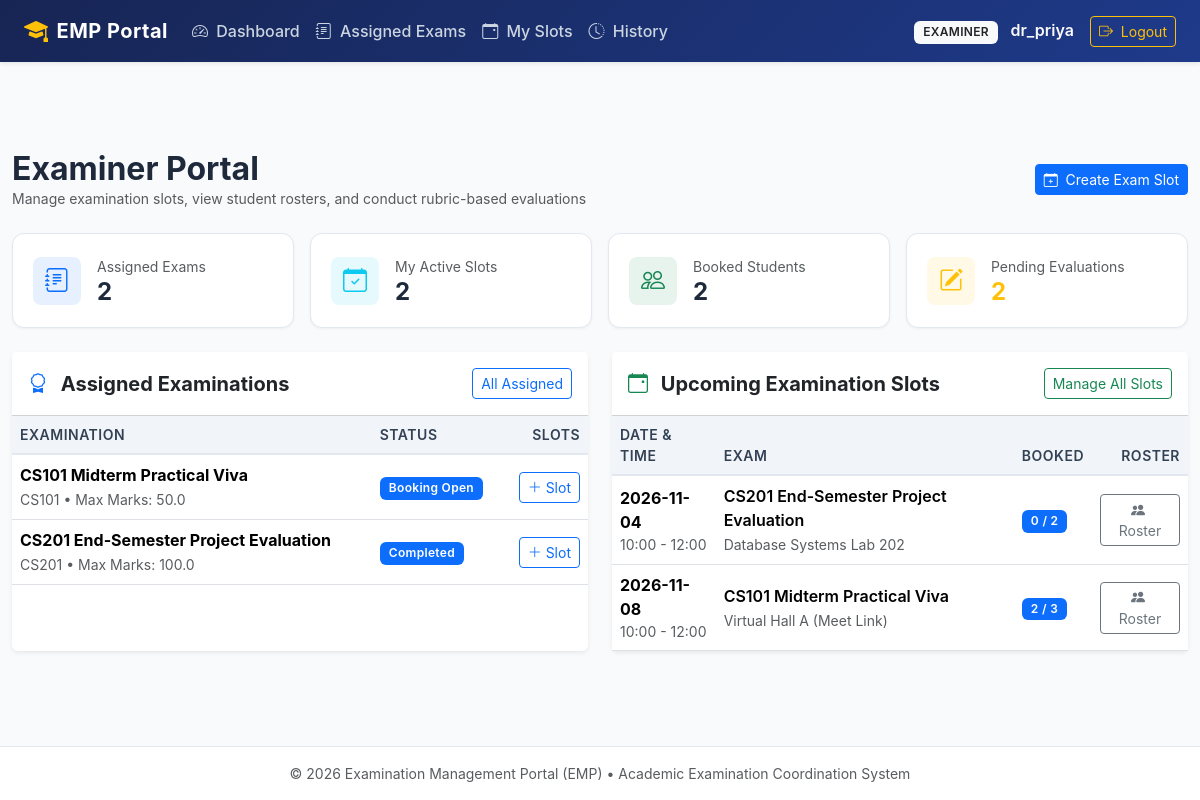
/examiner/dashboard (signed in), run on an earlier commit of the app's database.
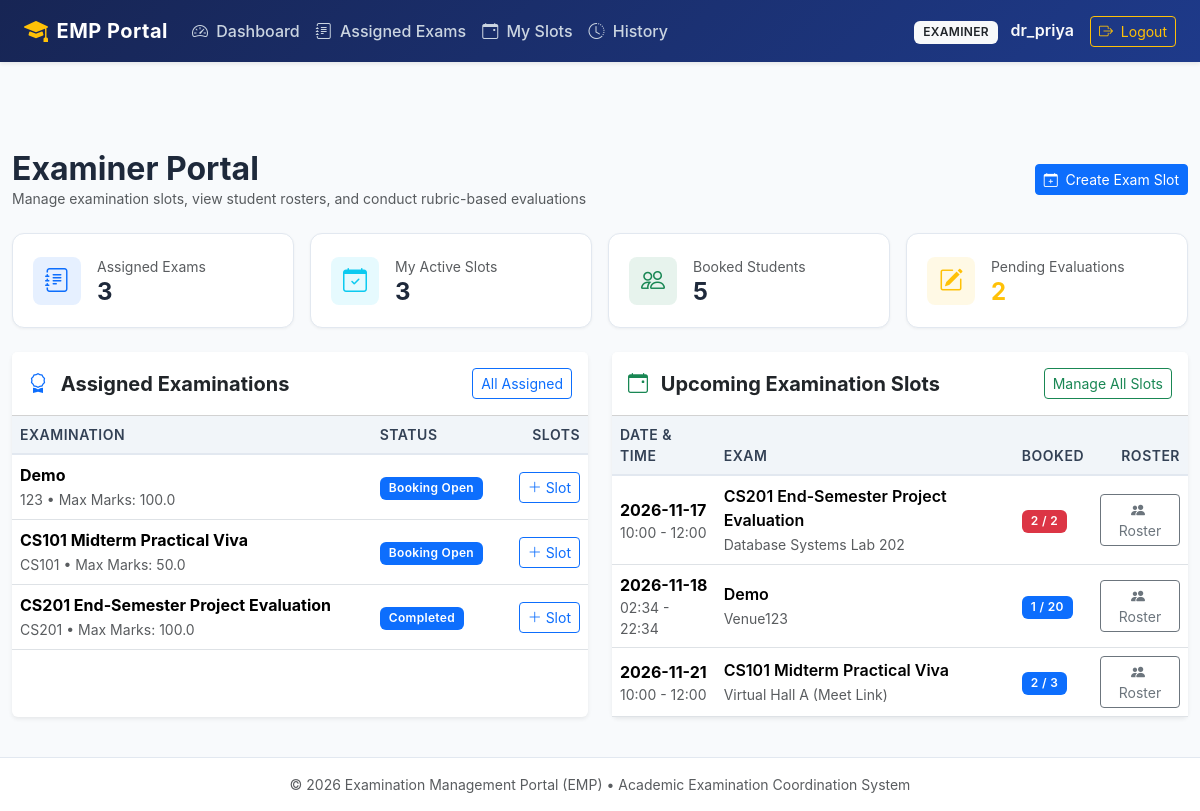
And on a later commit of the database.
### tables this page shows
CREATE TABLE examinations (
    id INTEGER PRIMARY KEY AUTOINCREMENT,
    course_id INTEGER NOT NULL,
    title VARCHAR(150) NOT NULL,
    exam_type VARCHAR(50) NOT NULL,
    duration_minutes INTEGER NOT NULL,
    max_marks REAL NOT NULL,
    slot_creation_start TIMESTAMP NOT NULL,
    slot_creation_end TIMESTAMP NOT NULL,
    booking_start TIMESTAMP NOT NULL,
    booking_end TIMESTAMP NOT NULL,
    status VARCHAR(20) NOT NULL DEFAULT 'draft' CHECK(status IN ('draft', 'slot_creation', 'booking_open', 'closed', 'completed')),
    created_at TIMESTAMP NOT NULL DEFAULT CURRENT_TIMESTAMP,
    FOREIGN KEY (course_id) REFERENCES courses(id) ON DELETE RESTRICT
);

CREATE TABLE courses (
    id INTEGER PRIMARY KEY AUTOINCREMENT,
    code VARCHAR(20) UNIQUE NOT NULL,
    name VARCHAR(150) NOT NULL,
    description TEXT,
    is_active INTEGER NOT NULL DEFAULT 1,
    created_at TIMESTAMP NOT NULL DEFAULT CURRENT_TIMESTAMP
);

CREATE TABLE examination_slots (
    id INTEGER PRIMARY KEY AUTOINCREMENT,
    examination_id INTEGER NOT NULL,
    examiner_id INTEGER NOT NULL,
    slot_date DATE NOT NULL,
    start_time TIME NOT NULL,
    end_time TIME NOT NULL,
    venue_or_link VARCHAR(150) NOT NULL,
    capacity INTEGER NOT NULL CHECK(capacity > 0),
    booked_count INTEGER NOT NULL DEFAULT 0 CHECK(booked_count >= 0),
    status VARCHAR(20) NOT NULL DEFAULT 'available' CHECK(status IN ('available', 'full', 'cancelled')),
    created_at TIMESTAMP NOT NULL DEFAULT CURRENT_TIMESTAMP,
    FOREIGN KEY (examination_id) REFERENCES examinations(id) ON DELETE RESTRICT,
    FOREIGN KEY (examiner_id) REFERENCES users(id) ON DELETE RESTRICT
);

### app/routes/examiner.py (the view)
@examiner_bp.route('/dashboard')
def dashboard():
    examiner_id = session['user_id']
    db = get_db()
    assigned_exams = get_examiner_assigned_exams(examiner_id)
    my_slots = get_slots(examiner_id=examiner_id)
    total_slots = len(my_slots)
    total_booked_students = sum(s['booked_count'] for s in my_slots)
    pending_evals = db.execute(
        """
        SELECT COUNT(b.id)
        FROM bookings b
        JOIN examination_slots s ON b.slot_id = s.id
        LEFT JOIN evaluations ev ON b.id = ev.booking_id
        WHERE s.examiner_id = ? AND b.status = 'confirmed'
          AND (ev.id IS NULL OR ev.status = 'draft')
        """,
        (examiner_id,)
    ).fetchone()[0]
    submitted_evals = db.execute(
        """
        SELECT COUNT(id) FROM evaluations
        WHERE examiner_id = ? AND status = 'submitted'
        """,
        (examiner_id,)
    ).fetchone()[0]
    return render_template(
        'examiner/dashboard.html',
        assigned_exams=assigned_exams,
        slots=my_slots[:5],
        stats={
            'assigned_exams_count': len(assigned_exams),
            'total_slots': total_slots,
            'booked_students': total_booked_students,
            'pending_evaluations': pending_evals,
            'submitted_evaluations': submitted_evals
        }
    )

### app/database.py (called while the page is built)
def get_db(db_path=None):
    if db_path is None:
        try:
            db_path = current_app.config['DATABASE_PATH']
        except RuntimeError:
            from app.config import Config
            db_path = Config.DATABASE_PATH
    try:
        if 'db' not in g:
            if db_path != ':memory:':
                os.makedirs(os.path.dirname(os.path.abspath(db_path)), exist_ok=True)
            conn = sqlite3.connect(db_path)
            conn.row_factory = sqlite3.Row
            conn.execute("PRAGMA foreign_keys = ON;")
            g.db = conn
        return g.db
    except RuntimeError:
        if db_path != ':memory:':
            os.makedirs(os.path.dirname(os.path.abspath(db_path)), exist_ok=True)
        conn = sqlite3.connect(db_path)
        conn.row_factory = sqlite3.Row
        conn.execute("PRAGMA foreign_keys = ON;")
        return conn

### app/routes/examiner.py (called while the page is built)
@examiner_bp.before_request
@role_required('examiner')
def check_examiner():
    pass

### app/templates/examiner/dashboard.html (shortened to what the changed rows need)
{% extends "base.html" %}
{% block content %}
<div class="d-flex justify-content-between align-items-center mb-4">
    <div>
        <h2 class="fw-bold mb-0">Examiner Portal</h2>
    </div>
</div>
<div class="row g-3 mb-4">
    <div class="col-md-3 col-sm-6">
        <div class="stat-card d-flex align-items-center">
            <div>
                <span class="text-muted small">Assigned Exams</span>
                <h4 class="fw-bold mb-0">{{ stats.assigned_exams_count }}</h4>
            </div>
        </div>
    </div>
    <div class="col-md-3 col-sm-6">
        <div class="stat-card d-flex align-items-center">
            <div>
                <span class="text-muted small">My Active Slots</span>
                <h4 class="fw-bold mb-0">{{ stats.total_slots }}</h4>
            </div>
        </div>
    </div>
    <div class="col-md-3 col-sm-6">
        <div class="stat-card d-flex align-items-center">
            <div>
                <span class="text-muted small">Booked Students</span>
                <h4 class="fw-bold mb-0">{{ stats.booked_students }}</h4>
            </div>
        </div>
    </div>
</div>
<div class="row g-4">
    <div class="col-lg-6">
        <div class="card shadow-sm border-0 h-100">
            <div class="card-body p-0">
                {% if assigned_exams %}
                <div class="table-responsive">
                    <table class="table table-hover table-emp align-middle mb-0">
                        <thead>
                            <tr>
                                <th>Examination</th>
                                <th>Status</th>
                                <th class="text-end">Slots</th>
                            </tr>
                        </thead>
                        <tbody>
                            {% for e in assigned_exams %}
                            <tr>
                                <td>
                                    <div class="fw-bold">{{ e.title }}</div>
                                    <small class="text-muted">{{ e.course_code }} &bull; Max Marks: {{ e.max_marks }}</small>
                                </td>
                                <td>{{ e.status | status_badge | safe }}</td>
                                <td class="text-end">
                                    <a href="{{ url_for('examiner.create_slot_route', examination_id=e.id) }}" class="btn btn-sm btn-outline-primary">
                                        <i class="bi bi-plus-lg"></i> Slot
                                    </a>
                                </td>
                            </tr>
                            {% endfor %}
                        </tbody>
                    </table>
                </div>
                {% else %}
                <div class="p-4 text-center text-muted">No examinations assigned by administrator yet.</div>
                {% endif %}
            </div>
        </div>
    </div>
    <div class="col-lg-6">
        <div class="card shadow-sm border-0 h-100">
            <div class="card-body p-0">
                {% if slots %}
                <div class="table-responsive">
                    <table class="table table-hover table-emp align-middle mb-0">
                        <thead>
                            <tr>
                                <th>Date & Time</th>
                                <th>Exam</th>
                                <th>Booked</th>
                                <th class="text-end">Roster</th>
                            </tr>
                        </thead>
                        <tbody>
                            {% for s in slots %}
                            <tr>
                                <td>
                                    <strong>{{ s.slot_date }}</strong>
                                    <div class="small text-muted">{{ s.start_time }} - {{ s.end_time }}</div>
                                </td>
                                <td>
                                    <div class="fw-semibold">{{ s.exam_title }}</div>
                                    <small class="text-muted">{{ s.venue_or_link }}</small>
                                </td>
                                <td>
                                    <span class="badge {% if s.booked_count >= s.capacity %}bg-danger{% else %}bg-primary{% endif %}">
                                        {{ s.booked_count }} / {{ s.capacity }}
                                    </span>
                                </td>
                                <td class="text-end">
                                    <a href="{{ url_for('examiner.slot_roster', slot_id=s.id) }}" class="btn btn-sm btn-outline-secondary">
                                        <i class="bi bi-people-fill me-1"></i> Roster
                                    </a>
                                </td>
                            </tr>
                            {% endfor %}
                        </tbody>
                    </table>
                </div>
                {% else %}
                <div class="p-4 text-center text-muted">No slots created yet. Click "Create Exam Slot" to schedule examination sessions.</div>
                {% endif %}
            </div>
        </div>
    </div>
</div>
{% endblock %}

What changed in the data, as far as the page shows it:
added examinations: title "Demo", course_code "123", max_marks "100.0", status|status_badge "Booking Open"
changed examination_slots "Database Systems Lab 202": slot_date "2026-11-04" → "2026-11-17"; booked_count "0" → "2"
added examination_slots: slot_date "2026-11-18", start_time "02:34", end_time "22:34", exam_title "Demo", venue_or_link "Venue123", booked_count "1", capacity "20"
changed examination_slots "Virtual Hall A (Meet Link)": slot_date "2026-11-08" → "2026-11-21"
Also different on the page:
{{ stats.assigned_exams_count }}: "2" → "3"
{{ stats.total_slots }}: "2" → "3"
{{ stats.booked_students }}: "2" → "5"
